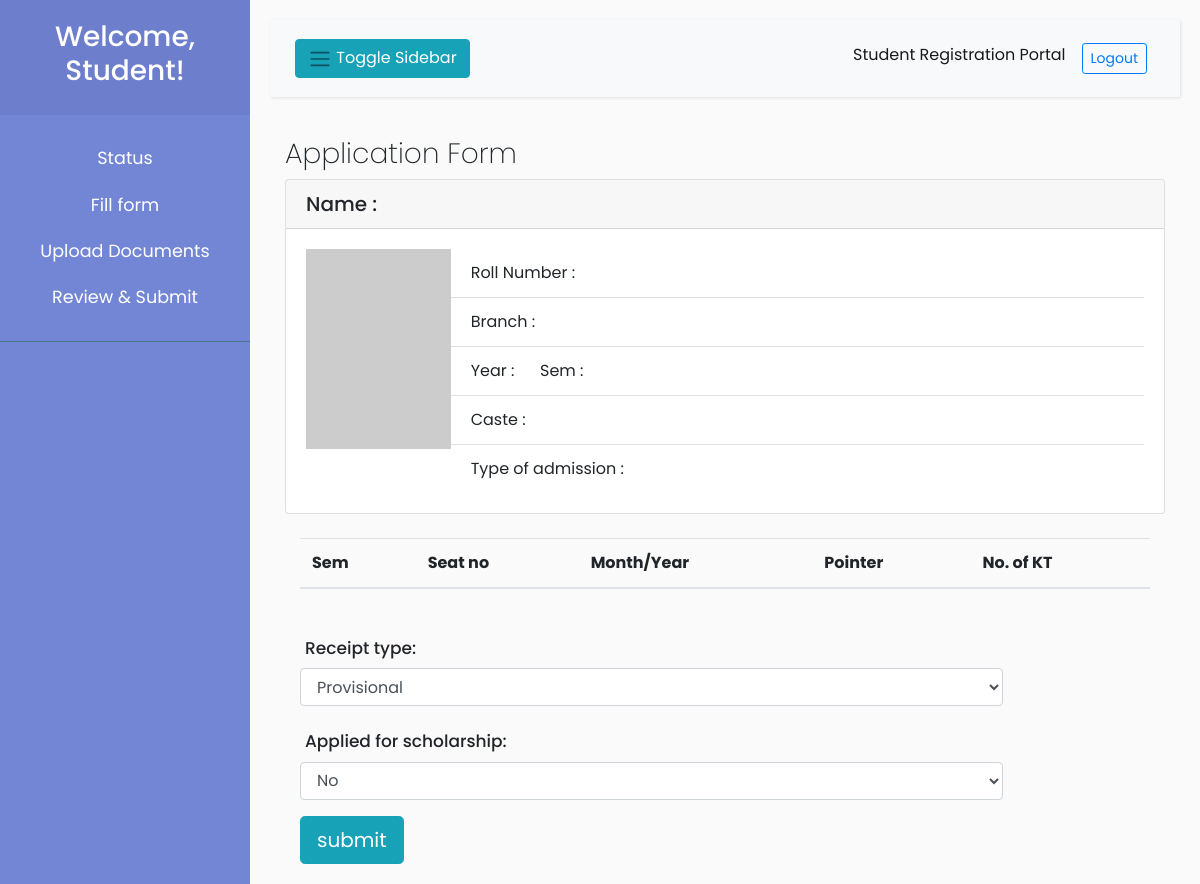
Before: /student/form.php (signed in) with the older database file.
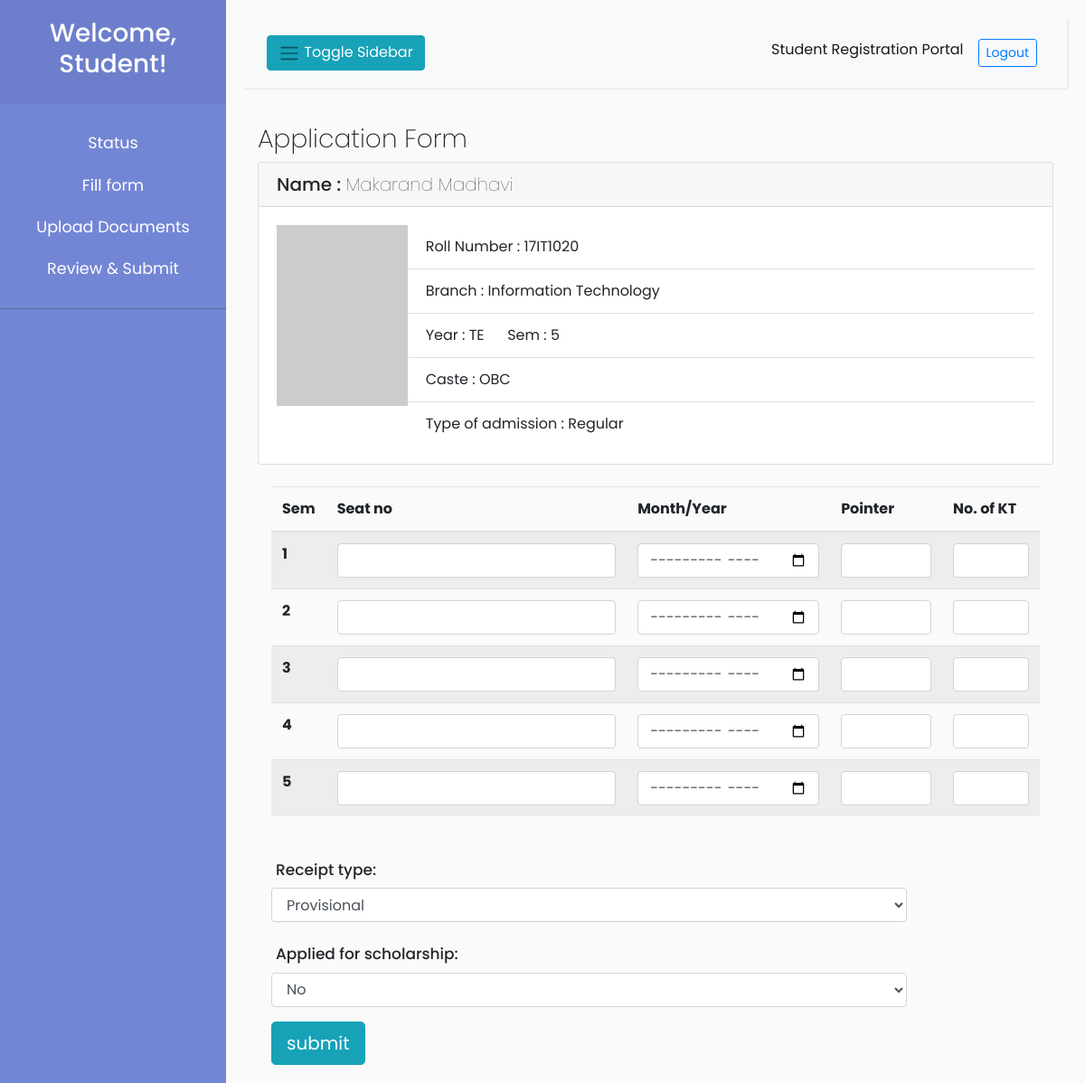
After: the same page with the newer database file.
### tables this page shows
CREATE TABLE `student` (
  `roll` varchar(40) NOT NULL,
  `name` varchar(30) NOT NULL,
  `sem` int(10) NOT NULL,
  `year` varchar(2) NOT NULL,
  `email` varchar(30) NOT NULL,
  `division` varchar(1) NOT NULL,
  `batch` varchar(2) NOT NULL,
  `department` varchar(30) NOT NULL,
  `caste` varchar(30) NOT NULL,
  `admission_type` varchar(30) NOT NULL,
  `photo` varchar(30) NOT NULL
);

### student/backend/getdata.php (called while the page is built)
<?php
function getstudentdata($roll){
    include '../backend/conn.php';
    $sql = "SELECT * FROM student WHERE roll='$roll'";
    $result = $conn->query($sql);
    if($result){
           $row = $result -> fetch_assoc();
    }
return $row;
}
?>

### student/form.php (the view, shortened to what this page needs)
<?php include '../templates/header.php'; ?>
<?php include 'sidebar.php'; ?>
<?php include 'backend/getdata.php'; ?>
<div id="content">
    <nav class="navbar navbar-expand-lg navbar-light bg-light ">
        <div class="container-fluid">
            <button type="button" id="sidebarCollapse" class="btn btn-info">
                <i class="navbar-toggler-icon"></i>
                <span>Toggle Sidebar</span>
            </button>
            <div class="collapse navbar-collapse" id="navbarSupportedContent">
                <ul class="nav navbar-nav ml-auto">
                    <li class="nav-item active">
                        <a class="nav-link" href="#">Student Registration Portal</a>
                    </li>
                    <li class="nav-item">
                        <a class="nav-link" href="../backend/logout.php"><button
                                class="btn-sm btn btn-outline-primary">Logout</button></a>
                    </li>
                </ul>
            </div>
        </div>
    </nav>
    <div class="container main-content">
        <h3>Application Form</h3>
        <div class="card">
            <?php
        $student = getstudentdata($_SESSION['username']);
        ?>
            <h5 class="card-header">Name : <span style="font-weight:100"> <?=$student['name']?></span></h5>
            <div class="card-body">
                <div class="row">
                    <div class="col-sm-2">
                        <img src="<?=$student['photo']?>" onerror="this.src='http://via.placeholder.com/150x200'"
                            srcset="">
                    </div>
                    <div class="col-sm-10">
                        <ul class="list-group list-group-flush">
                            <li class="list-group-item">Roll Number : <?=$student['roll']?></li>
                            <li class="list-group-item">Branch : <?=$student['department']?></li>
                            <li class="list-group-item">Year : <?=$student['year']?> &nbsp&nbsp&nbsp&nbsp; Sem :
                                <?=$student['sem']?></li>
                            <li class="list-group-item">Caste : <?=$student['caste']?></li>
                            <li class="list-group-item">Type of admission : <?=$student['admission_type']?></li>
                        </ul>
                    </div>
                </div>
            </div>
        </div>
        <br>
        <div class="container">
            <table class="table table-hover table-striped">
                <thead>
                    <tr>
                        <th scope="col">Sem</th>
                        <th scope="col">Seat no</th>
                        <th scope="col">Month/Year</th>
                        <th scope="col">Pointer</th>
                        <th scope="col">No. of KT</th>
                    </tr>
                </thead>
                <tbody>
                    <?php for ($i=1; $i<=$student['sem']; $i=$i+1) { ?>
                    <tr>
                        <th scope="row"><?=$i?></th>
                        <td><input type="text" class="form-control" id="sem-<?=$i?>-seat"></td>
                        <td><input type="month" class="form-control" id="sem-<?=$i?>-mon"></td>
                        <td><input type="number" min="0" max="10" class="form-control" id="sem-<?=$i?>-pointer"></td>
                        <td><input type="number" min="0" max="6" name="no" size="4" class="form-control"
                                id="sem-<?=$i?>-kt"></td>
                    </tr>
                    <?php }?>
                </tbody>
            </table>
        </div>
        <br>
        <div class="container">
            <div class="form-group row">
                <label for="inputEmail3" class="col-sm-2 col-form-label">Receipt type:</label>
                <div class="col-sm-10">
                    <select class="form-control" id="recpt">
                        <option value="Provisional">
                            Provisional
                        </option>
                    </select>
                </div>
            </div>
            <div class="form-group row">
                <label for="inputPassword3" class="col-sm-4 col-form-label">Applied for scholarship:</label>
                <div class="col-sm-10">
                    <select onchange="togglescholarship()" class="form-control" id="apply">
                        <option selected value="No">
                            No
                        </option>
                    </select>
                </div>
            </div>
            <button type="submit" onclick="saveform(<?=$student['sem']?>)" class="btn btn-info btn-lg"
                id="submitbutton">submit</button>
        </div>
    </div>
</div>
</div>

### templates/header.php (shortened to what this page needs)
<!DOCTYPE html>
<html>
<head>
    <link rel="stylesheet" href="../assets/bootstrap.min.css">
    <link rel="stylesheet" href="../css/layoutstyle.css">
    <link rel="stylesheet" href="../css/style.css">
</head>
<body>
<div class="wrapper">

### student/sidebar.php (shortened to what this page needs)
<nav id="sidebar">
    <div class="sidebar-header">
        <h3>Welcome, Student!</h3>
    </div>
    <ul class="list-unstyled components ">
        <li>
            <a href="index.php">
                Status
            </a>
        </li>
        <li>
            <a href="form.php">
                Fill form
            </a>
        </li>
        <li>
            <a href="upload.php">
                Upload Documents
            </a>
        </li>
        <li>
            <a href="#">
                Review & Submit
            </a>
        </li>
    </ul>
</nav>

### css/layoutstyle.css (style rules this page uses)
body { font-family: 'Poppins', sans-serif; background: #fafafa; }
a, a:hover, a:focus { color: inherit; text-decoration: none; transition: all 0.3s; }
.navbar { padding: 15px 10px; background: #fff; border: none; border-radius: 0; margin-bottom: 40px; box-shadow: 1px 1px 3px rgba(0, 0, 0, 0.1); }
i, span { display: inline-block; }
.wrapper { display: flex; align-items: stretch; }
#sidebar { min-width: 250px; max-width: 250px; background: #7386D5; color: #fff; transition: all 0.3s; }
#sidebar ul li a { text-align: center; }
#sidebar .sidebar-header { padding: 20px; background: #6d7fcc; text-align: center; }
#sidebar ul.components { padding: 20px 0; border-bottom: 1px solid #47748b; }
#sidebar ul li a { padding: 10px; font-size: 1.1em; display: block; }
#content { width: 100%; padding: 20px; min-height: 100vh; transition: all 0.3s; }

### css/style.css (style rules this page uses)
label { font-weight: 500 !important; font-size: 17px !important; margin-left: 5px; }
.main-content h3 { font-weight: 200; }

Changed rows visible on the page:
added student: name "Makarand Madhavi", roll "17IT1020", department "Information Technology", year "TE", sem "5", caste "OBC", admission_type "Regular"
Other visible differences:
new list line: "1    "
new list line: "2    "
new list line: "3    "
new list line: "4    "
new list line: "5    "
